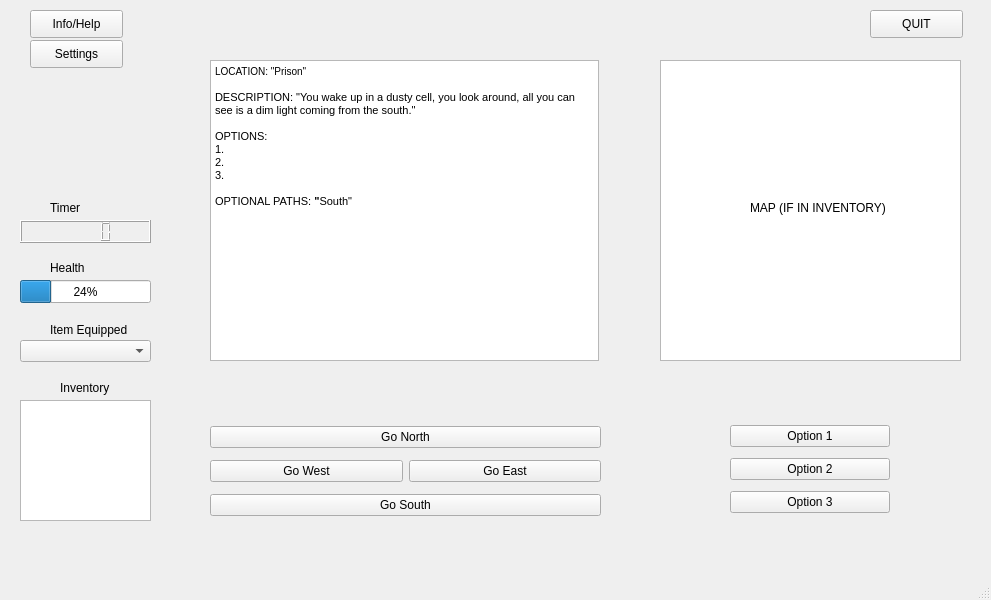
<?xml version="1.0" encoding="UTF-8"?>
<ui version="4.0">
 <class>gameStart</class>
 <widget class="QMainWindow" name="gameStart">
  <property name="geometry">
   <rect>
    <x>0</x>
    <y>0</y>
    <width>991</width>
    <height>600</height>
   </rect>
  </property>
  <property name="windowTitle">
   <string>ESCAPE!</string>
  </property>
  <widget class="QWidget" name="centralwidget">
   <widget class="QWidget" name="verticalLayoutWidget">
    <property name="geometry">
     <rect>
      <x>210</x>
      <y>420</y>
      <width>391</width>
      <height>102</height>
     </rect>
    </property>
    <layout class="QVBoxLayout" name="verticalLayout_4">
     <item>
      <widget class="QPushButton" name="pushButton_2">
       <property name="text">
        <string>Go North</string>
       </property>
      </widget>
     </item>
     <item>
      <layout class="QHBoxLayout" name="horizontalLayout_4">
       <item>
        <widget class="QPushButton" name="pushButton_4">
         <property name="text">
          <string>Go West</string>
         </property>
        </widget>
       </item>
       <item>
        <widget class="QPushButton" name="pushButton_3">
         <property name="text">
          <string>Go East</string>
         </property>
        </widget>
       </item>
      </layout>
     </item>
     <item>
      <widget class="QPushButton" name="pushButton">
       <property name="text">
        <string>Go South</string>
       </property>
      </widget>
     </item>
    </layout>
   </widget>
   <widget class="QProgressBar" name="progressBar">
    <property name="geometry">
     <rect>
      <x>20</x>
      <y>280</y>
      <width>131</width>
      <height>23</height>
     </rect>
    </property>
    <property name="value">
     <number>24</number>
    </property>
   </widget>
   <widget class="QTextBrowser" name="textBrowser">
    <property name="geometry">
     <rect>
      <x>20</x>
      <y>400</y>
      <width>131</width>
      <height>121</height>
     </rect>
    </property>
    <property name="html">
     <string>&lt;!DOCTYPE HTML PUBLIC &quot;-//W3C//DTD HTML 4.0//EN&quot; &quot;http://www.w3.org/TR/REC-html40/strict.dtd&quot;&gt;
&lt;html&gt;&lt;head&gt;&lt;meta name=&quot;qrichtext&quot; content=&quot;1&quot; /&gt;&lt;style type=&quot;text/css&quot;&gt;
p, li { white-space: pre-wrap; }
&lt;/style&gt;&lt;/head&gt;&lt;body style=&quot; font-family:'MS Shell Dlg 2'; font-size:7.8pt; font-weight:400; font-style:normal;&quot;&gt;
&lt;p style=&quot;-qt-paragraph-type:empty; margin-top:0px; margin-bottom:0px; margin-left:0px; margin-right:0px; -qt-block-indent:0; text-indent:0px;&quot;&gt;&lt;br /&gt;&lt;/p&gt;&lt;/body&gt;&lt;/html&gt;</string>
    </property>
   </widget>
   <widget class="QLabel" name="label">
    <property name="geometry">
     <rect>
      <x>60</x>
      <y>380</y>
      <width>55</width>
      <height>16</height>
     </rect>
    </property>
    <property name="text">
     <string>Inventory</string>
    </property>
   </widget>
   <widget class="QLabel" name="label_2">
    <property name="geometry">
     <rect>
      <x>50</x>
      <y>260</y>
      <width>55</width>
      <height>16</height>
     </rect>
    </property>
    <property name="text">
     <string>Health</string>
    </property>
   </widget>
   <widget class="QPushButton" name="pushButton_5">
    <property name="geometry">
     <rect>
      <x>30</x>
      <y>40</y>
      <width>93</width>
      <height>28</height>
     </rect>
    </property>
    <property name="text">
     <string>Settings</string>
    </property>
   </widget>
   <widget class="QPushButton" name="pushButton_6">
    <property name="geometry">
     <rect>
      <x>30</x>
      <y>10</y>
      <width>93</width>
      <height>28</height>
     </rect>
    </property>
    <property name="text">
     <string>Info/Help</string>
    </property>
   </widget>
   <widget class="QPushButton" name="pushButton_7">
    <property name="geometry">
     <rect>
      <x>870</x>
      <y>10</y>
      <width>93</width>
      <height>28</height>
     </rect>
    </property>
    <property name="text">
     <string>QUIT</string>
    </property>
   </widget>
   <widget class="QGraphicsView" name="graphicsView">
    <property name="geometry">
     <rect>
      <x>660</x>
      <y>60</y>
      <width>301</width>
      <height>301</height>
     </rect>
    </property>
   </widget>
   <widget class="QLabel" name="label_4">
    <property name="geometry">
     <rect>
      <x>750</x>
      <y>200</y>
      <width>141</width>
      <height>16</height>
     </rect>
    </property>
    <property name="text">
     <string>MAP (IF IN INVENTORY)</string>
    </property>
   </widget>
   <widget class="QWidget" name="verticalLayoutWidget_2">
    <property name="geometry">
     <rect>
      <x>730</x>
      <y>420</y>
      <width>160</width>
      <height>100</height>
     </rect>
    </property>
    <layout class="QVBoxLayout" name="verticalLayout_5">
     <item>
      <widget class="QPushButton" name="pushButton_8">
       <property name="text">
        <string>Option 1</string>
       </property>
      </widget>
     </item>
     <item>
      <widget class="QPushButton" name="pushButton_9">
       <property name="text">
        <string>Option 2</string>
       </property>
      </widget>
     </item>
     <item>
      <widget class="QPushButton" name="pushButton_10">
       <property name="text">
        <string>Option 3</string>
       </property>
      </widget>
     </item>
    </layout>
   </widget>
   <widget class="QLCDNumber" name="lcdNumber">
    <property name="geometry">
     <rect>
      <x>20</x>
      <y>220</y>
      <width>131</width>
      <height>23</height>
     </rect>
    </property>
   </widget>
   <widget class="QLabel" name="label_5">
    <property name="geometry">
     <rect>
      <x>50</x>
      <y>200</y>
      <width>55</width>
      <height>16</height>
     </rect>
    </property>
    <property name="text">
     <string>Timer</string>
    </property>
   </widget>
   <widget class="QComboBox" name="comboBox">
    <property name="geometry">
     <rect>
      <x>20</x>
      <y>340</y>
      <width>131</width>
      <height>22</height>
     </rect>
    </property>
   </widget>
   <widget class="QLabel" name="label_6">
    <property name="geometry">
     <rect>
      <x>50</x>
      <y>320</y>
      <width>91</width>
      <height>20</height>
     </rect>
    </property>
    <property name="text">
     <string>Item Equipped</string>
    </property>
   </widget>
   <widget class="QTextBrowser" name="dialogueBox">
    <property name="geometry">
     <rect>
      <x>210</x>
      <y>60</y>
      <width>389</width>
      <height>301</height>
     </rect>
    </property>
    <property name="html">
     <string>&lt;!DOCTYPE HTML PUBLIC &quot;-//W3C//DTD HTML 4.0//EN&quot; &quot;http://www.w3.org/TR/REC-html40/strict.dtd&quot;&gt;
&lt;html&gt;&lt;head&gt;&lt;meta name=&quot;qrichtext&quot; content=&quot;1&quot; /&gt;&lt;style type=&quot;text/css&quot;&gt;
p, li { white-space: pre-wrap; }
&lt;/style&gt;&lt;/head&gt;&lt;body style=&quot; font-family:'MS Shell Dlg 2'; font-size:7.8pt; font-weight:400; font-style:normal;&quot;&gt;
&lt;p style=&quot; margin-top:0px; margin-bottom:0px; margin-left:0px; margin-right:0px; -qt-block-indent:0; text-indent:0px;&quot;&gt;LOCATION: &amp;quot;Prison&amp;quot;&lt;/p&gt;
&lt;p style=&quot;-qt-paragraph-type:empty; margin-top:0px; margin-bottom:0px; margin-left:0px; margin-right:0px; -qt-block-indent:0; text-indent:0px;&quot;&gt;&lt;br /&gt;&lt;/p&gt;
&lt;p style=&quot; margin-top:0px; margin-bottom:0px; margin-left:0px; margin-right:0px; -qt-block-indent:0; text-indent:0px;&quot;&gt;&lt;span style=&quot; font-size:8pt;&quot;&gt;DESCRIPTION:&lt;/span&gt;&lt;span style=&quot; font-size:8pt; font-weight:600;&quot;&gt; &lt;/span&gt;&lt;span style=&quot; font-size:8pt;&quot;&gt;&amp;quot;You wake up in a dusty cell, you look around, all you can see is a dim light coming from the south.&amp;quot;&lt;/span&gt;&lt;/p&gt;
&lt;p style=&quot;-qt-paragraph-type:empty; margin-top:0px; margin-bottom:0px; margin-left:0px; margin-right:0px; -qt-block-indent:0; text-indent:0px; font-size:8pt;&quot;&gt;&lt;br /&gt;&lt;/p&gt;
&lt;p style=&quot; margin-top:0px; margin-bottom:0px; margin-left:0px; margin-right:0px; -qt-block-indent:0; text-indent:0px;&quot;&gt;&lt;span style=&quot; font-size:8pt;&quot;&gt;OPTIONS:&lt;/span&gt;&lt;/p&gt;
&lt;p style=&quot; margin-top:0px; margin-bottom:0px; margin-left:0px; margin-right:0px; -qt-block-indent:0; text-indent:0px;&quot;&gt;&lt;span style=&quot; font-size:8pt;&quot;&gt;1.&lt;/span&gt;&lt;/p&gt;
&lt;p style=&quot; margin-top:0px; margin-bottom:0px; margin-left:0px; margin-right:0px; -qt-block-indent:0; text-indent:0px;&quot;&gt;&lt;span style=&quot; font-size:8pt;&quot;&gt;2.&lt;/span&gt;&lt;/p&gt;
&lt;p style=&quot; margin-top:0px; margin-bottom:0px; margin-left:0px; margin-right:0px; -qt-block-indent:0; text-indent:0px;&quot;&gt;&lt;span style=&quot; font-size:8pt;&quot;&gt;3.&lt;/span&gt;&lt;/p&gt;
&lt;p style=&quot;-qt-paragraph-type:empty; margin-top:0px; margin-bottom:0px; margin-left:0px; margin-right:0px; -qt-block-indent:0; text-indent:0px; font-size:8pt; font-weight:600;&quot;&gt;&lt;br /&gt;&lt;/p&gt;
&lt;p style=&quot; margin-top:0px; margin-bottom:0px; margin-left:0px; margin-right:0px; -qt-block-indent:0; text-indent:0px;&quot;&gt;&lt;span style=&quot; font-size:8pt;&quot;&gt;OPTIONAL PATHS:&lt;/span&gt;&lt;span style=&quot; font-size:8pt; font-weight:600;&quot;&gt; &amp;quot;&lt;/span&gt;&lt;span style=&quot; font-size:8pt;&quot;&gt;South&amp;quot;&lt;/span&gt;&lt;/p&gt;
&lt;p style=&quot;-qt-paragraph-type:empty; margin-top:0px; margin-bottom:0px; margin-left:0px; margin-right:0px; -qt-block-indent:0; text-indent:0px; font-size:8pt;&quot;&gt;&lt;br /&gt;&lt;/p&gt;&lt;/body&gt;&lt;/html&gt;</string>
    </property>
   </widget>
  </widget>
  <widget class="QMenuBar" name="menubar">
   <property name="geometry">
    <rect>
     <x>0</x>
     <y>0</y>
     <width>991</width>
     <height>26</height>
    </rect>
   </property>
  </widget>
  <widget class="QStatusBar" name="statusbar"/>
 </widget>
 <resources/>
 <connections/>
</ui>
